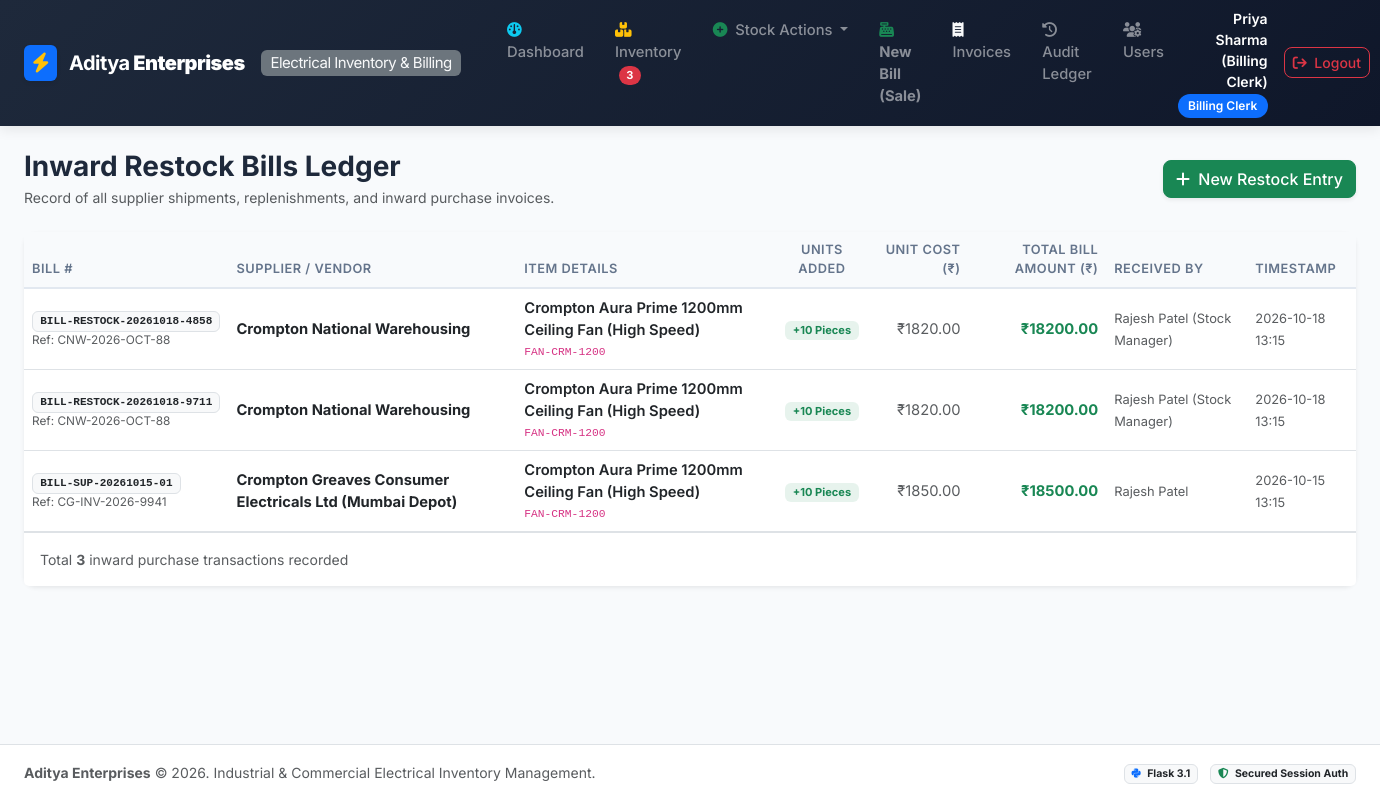
Page /restock/history (signed in) on the committed database.
### tables this page shows
CREATE TABLE users (
                id INTEGER PRIMARY KEY AUTOINCREMENT,
                username TEXT UNIQUE NOT NULL,
                password_hash TEXT NOT NULL,
                full_name TEXT NOT NULL,
                role TEXT NOT NULL,
                email TEXT,
                created_at TIMESTAMP DEFAULT CURRENT_TIMESTAMP,
                last_login TIMESTAMP
            );

CREATE TABLE purchase_bills (
                id INTEGER PRIMARY KEY AUTOINCREMENT,
                bill_number TEXT UNIQUE NOT NULL,
                supplier_name TEXT NOT NULL,
                supplier_invoice_ref TEXT,
                item_id INTEGER NOT NULL,
                quantity_added INTEGER NOT NULL,
                unit_purchase_cost REAL NOT NULL,
                total_bill_amount REAL NOT NULL,
                notes TEXT,
                received_by_user_id INTEGER,
                received_by_name TEXT,
                created_at TIMESTAMP DEFAULT CURRENT_TIMESTAMP,
                FOREIGN KEY (item_id) REFERENCES items(id) ON DELETE CASCADE,
                FOREIGN KEY (received_by_user_id) REFERENCES users(id) ON DELETE SET NULL
            );

CREATE TABLE items (
                id INTEGER PRIMARY KEY AUTOINCREMENT,
                sku TEXT UNIQUE NOT NULL,
                name TEXT NOT NULL,
                category TEXT NOT NULL,
                unit TEXT NOT NULL DEFAULT 'Pieces',
                cost_price REAL NOT NULL DEFAULT 0.0,
                selling_price REAL NOT NULL DEFAULT 0.0,
                quantity INTEGER NOT NULL DEFAULT 0,
                min_threshold INTEGER NOT NULL DEFAULT 5,
                location TEXT,
                description TEXT,
                created_at TIMESTAMP DEFAULT CURRENT_TIMESTAMP,
                updated_at TIMESTAMP DEFAULT CURRENT_TIMESTAMP
            );

### app.py (the view)
@app.route('/restock/history')
@login_required
def restock_history():
    with get_db() as conn:
        cursor = conn.cursor()
        cursor.execute("""
            SELECT pb.*, i.name as item_name, i.sku as item_sku, i.unit as item_unit
            FROM purchase_bills pb
            LEFT JOIN items i ON pb.item_id = i.id
            ORDER BY pb.id DESC
        """)
        bills = [dict(r) for r in cursor.fetchall()]
    return render_template('restock_history.html', bills=bills)

### app.py (called while the page is built)
@app.context_processor
def inject_globals():
    user = get_current_user()
    low_stock_count = 0
    if user:
        try:
            with get_db() as conn:
                cursor = conn.cursor()
                cursor.execute("SELECT COUNT(*) as cnt FROM items WHERE quantity <= min_threshold")
                low_stock_count = cursor.fetchone()['cnt']
        except Exception:
            low_stock_count = 0
    return {
        'current_user': user,
        'low_stock_count': low_stock_count,
        'now': datetime.now()
    }

### auth.py (called while the page is built)
def login_required(f):
    @wraps(f)
    def decorated_function(*args, **kwargs):
        if 'user_id' not in session:
            flash('Please log in with authorized credentials to access this system.', 'warning')
            return redirect(url_for('login'))
        return f(*args, **kwargs)
    return decorated_function

def get_current_user():
    if 'user_id' not in session:
        return None
    with get_db() as conn:
        cursor = conn.cursor()
        cursor.execute("SELECT id, username, full_name, role, email, last_login FROM users WHERE id = ?", (session['user_id'],))
        row = cursor.fetchone()
        return dict(row) if row else None

### database.py (called while the page is built)
def get_db_connection():
    conn = sqlite3.connect(DB_PATH)
    conn.row_factory = sqlite3.Row
    conn.execute("PRAGMA foreign_keys = ON")
    return conn

@contextmanager
def get_db():
    conn = get_db_connection()
    try:
        yield conn
        conn.commit()
    except Exception:
        conn.rollback()
        raise
    finally:
        conn.close()

### templates/restock_history.html (shortened to what this page needs)
{% extends "base.html" %}
{% block content %}
<div class="d-flex flex-column flex-md-row justify-content-between align-items-md-center gap-3 mb-4">
    <div>
        <h2 class="h3 fw-bold mb-1">Inward Restock Bills Ledger</h2>
        <p class="text-muted small mb-0">Record of all supplier shipments, replenishments, and inward purchase invoices.</p>
    </div>
    <div class="d-flex gap-2">
        <a href="{{ url_for('restock_item') }}" class="btn btn-success shadow-sm">
            <i class="fa-solid fa-plus me-1"></i> New Restock Entry
        </a>
    </div>
</div>
<div class="card shadow-sm border-0">
    <div class="card-body p-0">
        <div class="table-responsive">
            <table class="table table-hover align-middle mb-0">
                <thead>
                    <tr>
                        <th>Bill #</th>
                        <th>Supplier / Vendor</th>
                        <th>Item Details</th>
                        <th class="text-center">Units Added</th>
                        <th class="text-end">Unit Cost (₹)</th>
                        <th class="text-end">Total Bill Amount (₹)</th>
                        <th>Received By</th>
                        <th>Timestamp</th>
                    </tr>
                </thead>
                <tbody>
                    {% if bills %}
                        {% for b in bills %}
                        <tr>
                            <td>
                                <span class="badge bg-light text-dark border font-monospace">{{ b.bill_number }}</span>
                                {% if b.supplier_invoice_ref %}
                                <div class="text-muted small" style="font-size: 0.74rem;">Ref: {{ b.supplier_invoice_ref }}</div>
                                {% endif %}
                            </td>
                            <td>
                                <div class="fw-bold text-dark">{{ b.supplier_name }}</div>
                            </td>
                            <td>
                                <div class="fw-semibold text-dark">{{ b.item_name }}</div>
                                <div class="text-muted small"><code>{{ b.item_sku }}</code></div>
                            </td>
                            <td class="text-center">
                                <span class="badge bg-success bg-opacity-10 text-success fw-bold px-2 py-1">
                                    +{{ b.quantity_added }} {{ b.item_unit }}
                                </span>
                            </td>
                            <td class="text-end text-muted">
                                ₹{{ "%.2f"|format(b.unit_purchase_cost) }}
                            </td>
                            <td class="text-end fw-bold text-success">
                                ₹{{ "%.2f"|format(b.total_bill_amount) }}
                            </td>
                            <td>
                                <span class="small text-muted">{{ b.received_by_name or 'Store Staff' }}</span>
                            </td>
                            <td>
                                <span class="small text-muted">{{ b.created_at[:16] }}</span>
                            </td>
                        </tr>
                        {% endfor %}
                    {% endif %}
                </tbody>
            </table>
        </div>
    </div>
    <div class="card-footer bg-white border-top py-3 d-flex justify-content-between align-items-center">
        <span class="text-muted small">Total <strong>{{ bills|length }}</strong> inward purchase transactions recorded</span>
    </div>
</div>
{% endblock %}

### templates/base.html (shortened to what this page needs)
<!DOCTYPE html>
<html lang="en">
<head>
    <link href="https://cdn.jsdelivr.net/npm/bootstrap@5.3.3/dist/css/bootstrap.min.css" rel="stylesheet">
    <link href="https://cdnjs.cloudflare.com/ajax/libs/font-awesome/6.5.1/css/all.min.css" rel="stylesheet">
    <link href="{{ url_for('static', filename='css/custom.css') }}" rel="stylesheet">
</head>
<body>
    <nav class="navbar navbar-expand-lg navbar-dark sticky-top no-print py-2">
        <div class="container-fluid px-lg-4">
            <a class="navbar-brand text-white" href="{{ url_for('dashboard') if current_user else url_for('login') }}">
                <span class="p-2 rounded bg-primary d-inline-flex align-items-center justify-content-center shadow-sm">
                    <i class="fa-solid fa-bolt text-warning fs-5"></i>
                </span>
                <span class="ms-1">Aditya<strong class="text-primary-light"> Enterprises</strong></span>
                <span class="badge bg-secondary text-light fw-normal ms-2 small d-none d-sm-inline-block">Electrical Inventory & Billing</span>
            </a>
            {% if current_user %}
            <div class="collapse navbar-collapse" id="navMain">
                <ul class="navbar-nav me-auto mb-2 mb-lg-0 ms-lg-3 gap-1">
                    <li class="nav-item">
                        <a class="nav-link text-white-50 {% if request.endpoint == 'dashboard' %}active text-white{% endif %}" href="{{ url_for('dashboard') }}">
                            <i class="fa-solid fa-gauge me-1 text-info"></i> Dashboard
                        </a>
                    </li>
                    <li class="nav-item">
                        <a class="nav-link text-white-50 {% if request.endpoint == 'inventory_list' %}active text-white{% endif %}" href="{{ url_for('inventory_list') }}">
                            <i class="fa-solid fa-boxes-stacked me-1 text-warning"></i> Inventory
                            {% if low_stock_count > 0 %}
                            <span class="badge bg-danger rounded-pill ms-1">{{ low_stock_count }}</span>
                            {% endif %}
                        </a>
                    </li>
                    <li class="nav-item dropdown">
                        <a class="nav-link text-white-50 dropdown-toggle" href="#" role="button" data-bs-toggle="dropdown">
                            <i class="fa-solid fa-plus-circle me-1 text-success"></i> Stock Actions
                        </a>
                    </li>
                    <li class="nav-item">
                        <a class="nav-link text-white-50 {% if request.endpoint == 'billing' %}active text-white{% endif %}" href="{{ url_for('billing') }}">
                            <i class="fa-solid fa-cash-register me-1 text-success"></i> <strong>New Bill (Sale)</strong>
                        </a>
                    </li>
                    <li class="nav-item">
                        <a class="nav-link text-white-50 {% if request.endpoint in ['invoice_list', 'view_invoice'] %}active text-white{% endif %}" href="{{ url_for('invoice_list') }}">
                            <i class="fa-solid fa-receipt me-1 text-light"></i> Invoices
                        </a>
                    </li>
                    <li class="nav-item">
                        <a class="nav-link text-white-50 {% if request.endpoint == 'audit_logs' %}active text-white{% endif %}" href="{{ url_for('audit_logs') }}">
                            <i class="fa-solid fa-clock-rotate-left me-1 text-white-50"></i> Audit Ledger
                        </a>
                    </li>
                    <li class="nav-item">
                        <a class="nav-link text-white-50 {% if request.endpoint == 'users_list' %}active text-white{% endif %}" href="{{ url_for('users_list') }}">
                            <i class="fa-solid fa-users-gear me-1 text-white-50"></i> Users
                        </a>
                    </li>
                </ul>
                <div class="d-flex align-items-center gap-3">
                    <div class="text-end d-none d-md-block text-white">
                        <div class="fw-semibold small leading-tight">{{ current_user.full_name }}</div>
                        <span class="badge bg-primary text-white badge-role">{{ current_user.role }}</span>
                    </div>
                    <a href="{{ url_for('logout') }}" class="btn btn-outline-danger btn-sm text-nowrap" title="Secure Logout">
                        <i class="fa-solid fa-arrow-right-from-bracket me-1"></i> Logout
                    </a>
                </div>
            </div>
            {% endif %}
        </div>
    </nav>
    <main class="flex-grow-1 py-4">
        <div class="container-fluid px-lg-4">
            {% block content %}{% endblock %}
        </div>
    </main>
    <footer class="footer mt-auto py-3 bg-white border-top no-print">
        <div class="container-fluid px-lg-4 text-center text-muted small d-flex flex-column flex-sm-row justify-content-between align-items-center gap-2">
            <div>
                <strong>Aditya Enterprises</strong> &copy; 2026. Industrial & Commercial Electrical Inventory Management.
            </div>
            <div>
                <span class="badge bg-light text-dark border me-2"><i class="fa-brands fa-python text-primary me-1"></i> Flask 3.1</span>
                <span class="badge bg-light text-dark border"><i class="fa-solid fa-shield-halved text-success me-1"></i> Secured Session Auth</span>
            </div>
        </div>
    </footer>
</body>
</html>

### static/css/custom.css (style rules this page uses)
:root { --primary-color: #4f46e5; --primary-hover: #4338ca; --primary-light: #e0e7ff; --dark-bg: #0f172a; --card-bg: #ffffff; --sidebar-bg: #1e293b; --border-color: #e2e8f0; --text-main: #1e293b; --text-muted: #64748b; --success-color: #10b981; --warning-color: #f59e0b; --danger-color: #ef4444; --info-color: #06b6d4; }
body { background-color: #f8fafc; font-family: 'Inter', -apple-system, BlinkMacSystemFont, "Segoe UI", Roboto, sans-serif; color: var(--text-main); min-height: 100vh; display: flex; flex-direction: column; }
.navbar-brand { font-weight: 700; letter-spacing: -0.5px; display: flex; align-items: center; gap: 8px; }
.navbar { background: linear-gradient(135deg, #1e293b 0%, #0f172a 100%) !important; box-shadow: 0 4px 12px rgba(0, 0, 0, 0.08); }
.nav-link { font-weight: 500; font-size: 0.92rem; transition: all 0.2s ease; border-radius: 6px; padding: 0.5rem 0.85rem !important; }
.card { border: 1px solid var(--border-color); border-radius: 12px; box-shadow: 0 1px 3px rgba(0, 0, 0, 0.04); transition: transform 0.2s ease, box-shadow 0.2s ease; background-color: #ffffff; }
.badge-role { font-weight: 600; font-size: 0.75rem; padding: 0.35rem 0.65rem; border-radius: 9999px; }
.table th { font-size: 0.8rem; text-transform: uppercase; letter-spacing: 0.5px; color: var(--text-muted); font-weight: 600; border-bottom: 2px solid var(--border-color); background-color: #f8fafc; }
.table td { vertical-align: middle; font-size: 0.92rem; }
.btn { border-radius: 8px; font-weight: 500; transition: all 0.2s ease; }

### rows in the picture
users: full_name "Priya Sharma (Billing Clerk)", role "Billing Clerk"
purchase_bills: bill_number "BILL-RESTOCK-20261018-4858", supplier_invoice_ref "CNW-2026-OCT-88", supplier_name "Crompton National Warehousing", item_name "Crompton Aura Prime 1200mm Ceiling Fan (High Speed)", item_sku "FAN-CRM-1200", quantity_added "10", item_unit "Pieces", unit_purchase_cost "1820.00", total_bill_amount "18200.00", received_by_name "Rajesh Patel (Stock Manager)", created_at "2026-10-18 13:15"
purchase_bills: bill_number "BILL-RESTOCK-20261018-9711", supplier_invoice_ref "CNW-2026-OCT-88", supplier_name "Crompton National Warehousing", item_name "Crompton Aura Prime 1200mm Ceiling Fan (High Speed)", item_sku "FAN-CRM-1200", quantity_added "10", item_unit "Pieces", unit_purchase_cost "1820.00", total_bill_amount "18200.00", received_by_name "Rajesh Patel (Stock Manager)", created_at "2026-10-18 13:15"
purchase_bills: bill_number "BILL-SUP-20261015-01", supplier_invoice_ref "CG-INV-2026-9941", supplier_name "Crompton Greaves Consumer Electricals Ltd (Mumbai Depot)", item_name "Crompton Aura Prime 1200mm Ceiling Fan (High Speed)", item_sku "FAN-CRM-1200", quantity_added "10", item_unit "Pieces", unit_purchase_cost "1850.00", total_bill_amount "18500.00", received_by_name "Rajesh Patel", created_at "2026-10-15 13:15"

### other values in the picture
{{ low_stock_count }} "3"
{{ bills|length }} "3"
